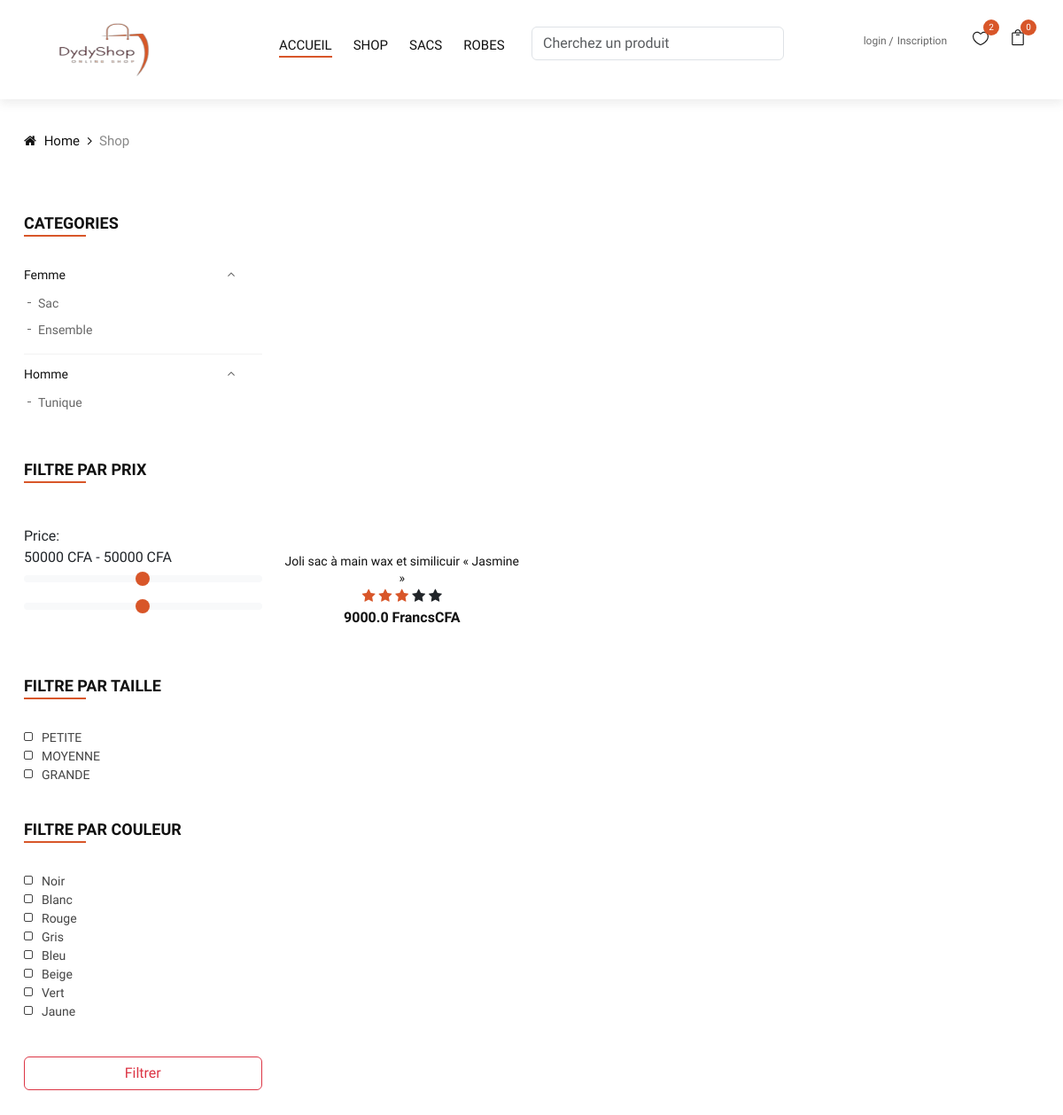
The page /Shop on the database its author committed.
### api/models/model.py (models this page shows)
class Category(db.Model):
    __tablename__ = "categories"
    id = db.Column(db.Integer, primary_key=True)
    name = db.Column(db.String(200), nullable=False)
    subcategories = db.relationship("SubCategory", backref="category")

class SubCategory(db.Model):
    __tablename__ = "sub_categories"
    id = db.Column(db.Integer, primary_key=True)
    name = db.Column(db.String(200), nullable=False)
    category_id = db.Column(db.Integer, db.ForeignKey("categories.id"))

class Item(db.Model):
    __tablename__ = "items"
    id = db.Column(db.Integer, primary_key=True)
    title = db.Column(db.String(200), nullable=False)
    description = db.Column(db.Text)
    prix = db.Column(db.Float, nullable=True)
    img_url = db.Column(db.String(255), nullable=True)
    img_title = db.Column(db.String(100), nullable=True)
    date_pub = db.Column(db.DateTime, default=datetime.utcnow)
    published = db.Column(db.Boolean, default=True)
    deleted = db.Column(db.Boolean, default=False)
    nbre_vues = db.Column(db.Integer, default=0)
    favorites = db.relationship("Favorite", backref="item", lazy="dynamic")
    user_id = db.Column(db.Integer, db.ForeignKey("users.id"), nullable=False)
    quantity = db.Column(db.Integer, default=0)
    images = db.relationship("Image", backref="item", lazy=True)
    category_id = db.Column(db.Integer, db.ForeignKey("categories.id"))
    subcategory_id = db.Column(db.Integer, db.ForeignKey("sub_categories.id"))
    color1 = db.Column(db.String(100), nullable=True)
    color2 = db.Column(db.String(100), nullable=True)
    color3 = db.Column(db.String(100), nullable=True)
    size1 = db.Column(db.String(100), nullable=True)
    size2 = db.Column(db.String(100), nullable=True)
    size3 = db.Column(db.String(100), nullable=True)

### api/front.py (the view)
@app.route("/Shop")
def Shop():
    items = getAllAnnoncePublier()
    categories = Category.query.all()
    sous_categories_femmes = SubCategory.query.filter_by(category_id=1).all()
    sous_categories_hommes = SubCategory.query.filter_by(category_id=2).all()
    count = len(items)
    page = request.args.get(get_page_parameter(), type=int, default=1)
    NbreElementParPage = 10
    offset = (page - 1) * NbreElementParPage
    pagination = Pagination(page=page, per_page=NbreElementParPage, total=count)
    items = items[offset : offset + NbreElementParPage]
    return render_template(
        "/pages/shop.html",
        items=items,
        categories=categories,
        icons=icons,
        count=count,
        pagination=pagination,
        sous_categories_femmes=sous_categories_femmes,
        sous_categories_hommes=sous_categories_hommes,
    )

### api/back.py (called while the page is built)
@app.before_request
def check_for_maintenance():
    if maintenance_mode and request.endpoint not in ["maintenance"]:
        return redirect(url_for("maintenance"))
    elif maintenance_mode and request.endpoint == "maintenance":
        return None
    else:
        return None

### api/models/model.py (called while the page is built)
def getAllAnnoncePublier():
    return (
        Item.query.filter(Item.published == True, Item.deleted == False)
        .order_by(desc(Item.date_pub))
        .all()
    )

### api/templates/pages/shop.html (shortened to what this page needs)
{% extends './layout/baseEldy.html' %}
{% block content %}
  <div class="breadcrumb-option">
    <div class="container">
      <div class="row">
        <div class="col-lg-12">
          <div class="breadcrumb__links">
            <a href="./index.html"><i class="fa fa-home"></i> Home</a>
            <span>Shop</span>
          </div>
        </div>
      </div>
    </div>
  </div>
  <section class="shop spad">
    <div class="container">
      <div class="row">
        <div class="col-lg-3 col-md-3">
          <div class="shop__sidebar">
            <div class="sidebar__categories">
              <div class="section-title">
                <h4>Categories</h4>
              </div>
              <div class="categories__accordion">
                <div class="accordion" id="accordionExample">
                  {% for category in categories %}
                    <div class="card">
                      <div class="card-heading active">
                        <a data-toggle="collapse" data-target="#collapse{{ category.id }}">{{ category.name }}</a>
                      </div>
                      <div id="collapse{{ category.id }}" class="collapse show" data-parent="#accordionExample">
                        <div class="card-body">
                          <ul class="list-unstyled">
                            {% for subcategory in category.subcategories %}
                              <li>
                                <a href="{{ url_for('display_Shop', category = category.id, subcategory = subcategory.id) }}" class="text-decoration-none">{{ subcategory.name }}</a>
                              </li>
                            {% endfor %}
                          </ul>
                        </div>
                      </div>
                    </div>
                  {% endfor %}
                </div>
              </div>
            </div>
            <form method="GET" action="{{ url_for('display_Shop') }}">
              <div class="sidebar__filter">
                <div class="section-title">
                  <h4>Filtre Par Prix</h4>
                </div>
                <div>
                  Price:<div class="slider-values">
                    <span id="min-value"></span> CFA - <span id="max-value"></span> CFA
                  </div>
                  <input type="range" id="minamount" class="form-range" min="0" max="100000" step="500" name="min_price" />
                  <input type="range" id="maxamount" class="form-range" min="0" max="100000" step="500" name="max_price" />
                </div>
              </div>
              <div class="sidebar__sizes">
                <div class="section-title">
                  <h4>Filtre Par taille</h4>
                </div>
                <div class="size__list">
                  <label for="xxs">
                    Petite<input type="checkbox" id="xxs" name="size" />
                    <span class="checkmark"></span>
                  </label>
                  <label for="xs">
                    Moyenne<input type="checkbox" id="xs" name="size" />
                    <span class="checkmark"></span>
                  </label>
                  <label for="xss">
                    Grande<input type="checkbox" id="xss" name="size" />
                    <span class="checkmark"></span>
                  </label>
                </div>
              </div>
              <div class="sidebar__color">
                <div class="section-title">
                  <h4>Filtre par Couleur</h4>
                </div>
                <div class="size__list color__list">
                  <label for="black">
                    Noir<input type="checkbox" id="black" value="black" name="color" />
                    <span class="checkmark"></span>
                  </label>
                  <label for="whites">
                    Blanc<input type="checkbox" id="whites" value="white" name="color" />
                    <span class="checkmark"></span>
                  </label>
                  <label for="reds">
                    Rouge<input type="checkbox" id="reds" value="red" name="color" />
                    <span class="checkmark"></span>
                  </label>
                  <label for="greys">
                    Gris<input type="checkbox" id="greys" value="yellows" name="color" />
                    <span class="checkmark"></span>
                  </label>
                  <label for="blues">
                    Bleu<input type="checkbox" id="blues" value="blue" name="color" />
                    <span class="checkmark"></span>
                  </label>
                  <label for="beige">
                    Beige<input type="checkbox" id="beige" value="beige" name="color" />
                    <span class="checkmark"></span>
                  </label>
                  <label for="greens">
                    vert<input type="checkbox" id="greens" value="green" name="color" />
                    <span class="checkmark"></span>
                  </label>
                  <label for="yellows">
                    jaune<input type="checkbox" id="yellows" value="yellow" name="color" />
                    <span class="checkmark"></span>
                  </label>
                </div>
              </div>
              <button class="form-control btn btn-outline-danger" type="submit">Filtrer</button>
            </form>
          </div>
        </div>
        <div class="col-lg-9 col-md-9">
          <div class="row">
            {% for item in items %}
              <div class="col-lg-4 col-md-6">
                <div class="product__item">
                  <div class="product__item__pic set-bg"
                    data-setbg="{% if not item.img_url %}
                      {{ url_for('static', filename = config['NO_PHOTO']) }}
                    {% else %}
                      {{ item.img_url }}
                    {% endif %}">
                    <ul class="product__hover">
                    </ul>
                  </div>
                  <div class="product__item__text">
                    <h6><a href="#">{{ item.title }}</a></h6>
                    <div>
                      <span class="fa fa-star checked"></span>
                      <span class="fa fa-star checked"></span>
                      <span class="fa fa-star checked"></span>
                      <span class="fa fa-star"></span>
                      <span class="fa fa-star"></span>
                    </div>
                    <div class="product__price">{{ item.prix }} FrancsCFA</div>
                  </div>
                </div>
              </div>
            {% endfor %}
          </div>
        </div>
      </div>
    </div>
  </section>
{% endblock %}

### rows shown on the page
Category: name "Femme"
SubCategory: name "Sac"
SubCategory: name "Ensemble"
Category: name "Homme"
SubCategory: name "Tunique"
Item: title "Joli sac à main wax et similicuir « Jasmine »", prix "9000.0"

### other values the page prints
{{ session['panier']|length }} "0"
